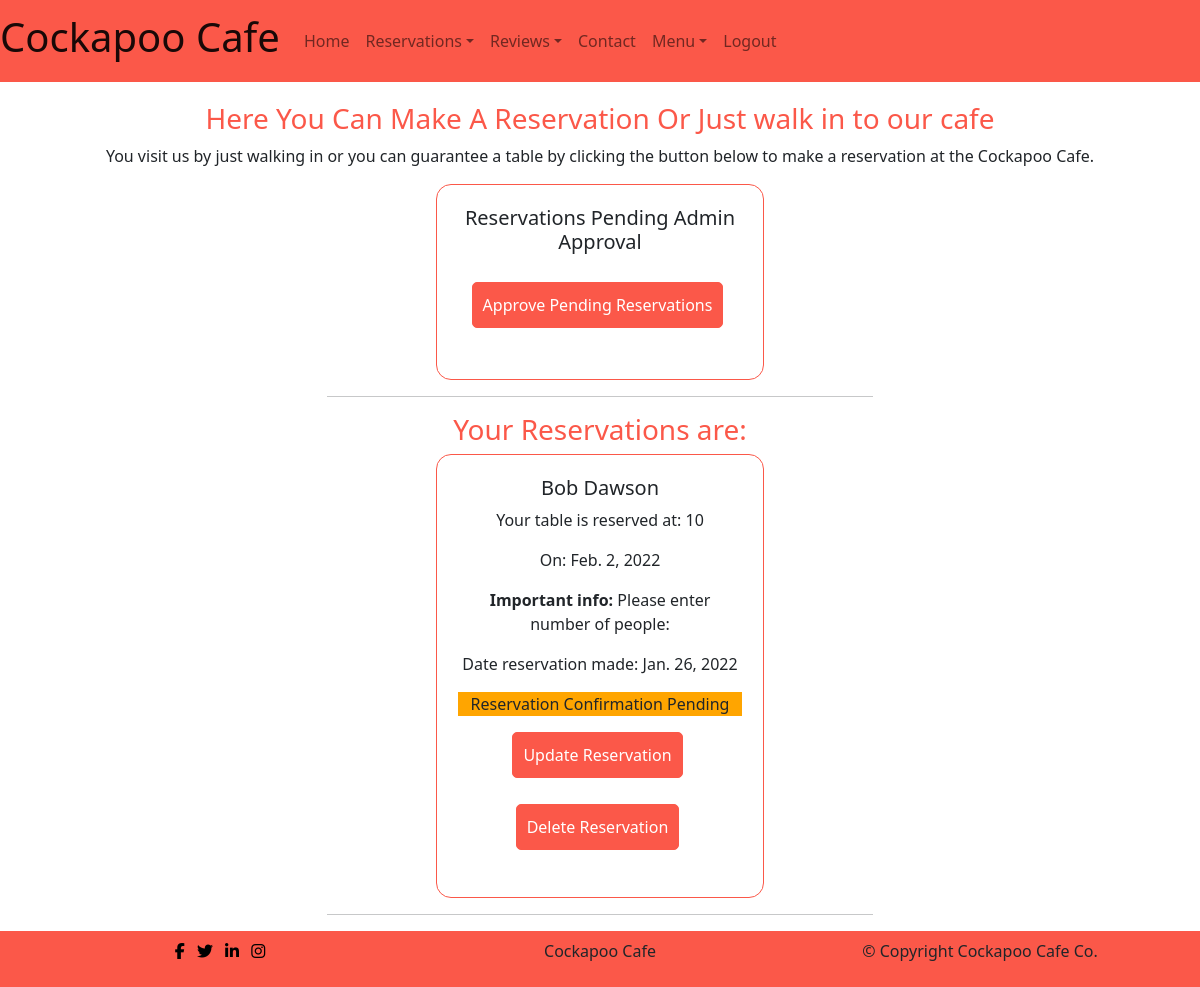
/reservation/ (signed in), run on the app's committed database.
### reservation/models.py (models this page shows, shortened)
class Reservation(models.Model):
    first_name = models.CharField(max_length=100, unique=False)
    last_name = models.CharField(max_length=100, unique=False)
    email = models.EmailField(max_length=100, unique=False)
    phone = models.CharField(validators=[Phone_Regex], max_length=60,
                             null=True, blank=True)
    time = models.CharField(max_length=100, choices=Reservation_Choices,
                            default='9')
    datetime = models.DateField(auto_now_add=False, null=True, blank=False)
    information = models.TextField(blank=False,
                                   default='Please enter number of people:')
    sent_date = models.DateField(auto_now_add=True)
    accepted = models.BooleanField(default=False)
    rejected = models.BooleanField(default=False)
    accepted_date = models.DateTimeField(auto_now=True, null=True)
    user = models.ForeignKey(User, blank=True, null=True,
                             on_delete=models.CASCADE)
    class Meta:
        ordering = ["datetime"]

### reservation/views.py (the view)
# urls.py: path('', views.ReservationListView.as_view(), name="reservation"),
class ReservationListView(ListView):
    model = Reservation
    queryset = Reservation.objects.all().order_by('datetime')
    template_name = 'reservation/reservation.html'

### reservation/templates/reservation/reservation.html (shortened to what this page needs)
{% extends 'base.html' %}
{% load static %}
{% block content %}
    {% if user.is_authenticated %}
    <div class=" container">
        <div class="res-title">
            <h3>Here You Can Make A Reservation Or Just walk in to our cafe</h3>
            <p>You visit us by just walking in or you can guarantee a table by clicking the button below to make a reservation at the Cockapoo Cafe.</p>
        </div>
        {% if request.user.is_superuser %}
            <div class="row row-cols-1 row-cols-md-2 g-4 justify-content-center made-reservation">
                <div class="col">
                    <div class="card">
                        <div class="card-body text-center">
                            <h5 class="card-title">Reservations Pending Admin Approval</h5>
                            <p class="inline-flex" id="make-reservation-btn"><a class="menu-btn" href="{% url 'approve_reservation' %}">Approve Pending Reservations</a></p>
                        </div>
                    </div>
                    <hr>
                </div>
            </div>
        {% endif %}
            <div>
                <h3>Your Reservations are:</h3>
            </div>
        {% for res in object_list %}
            {% if request.user.is_superuser %}
                <div class="row row-cols-1 row-cols-md-2 g-4 justify-content-center made-reservation">
                    <div class="col">
                        <div class="card">
                            <div class="card-body text-center">
                                <h5 class="card-title">{{ res.first_name }} {{ res.last_name }}</h5>
                                <p class="card-text">Your table is reserved at: {{ res.time }}</p>
                                <p class="card-text"> On: {{ res.datetime }}</p>
                                <p class="card-text"><strong>Important info:</strong> {{ res.information }}</p>
                                <p class="card-text">Date reservation made: {{ res.sent_date }}</p>
                                {% if res.accepted %}
                                    <p class="card-text confirmed-reservation">Reservation Confirmed!: {{ res.accepted_date }}</p>
                                {% elif res.rejected %}
                                    <p class="card-text rejected-reservation">Reservation Rejected</p>
                                {% else %}
                                    <p class="card-text pending-reservation">Reservation Confirmation Pending</p>
                                {% endif %}
                                <p class="inline-flex"><a href="{% url 'update_reservation' res.id %}" class="menu-btn">Update Reservation</a></p>
                                <p class="inline-flex"><a href="{% url 'delete_reservation' res.id %}" class="menu-btn">Delete Reservation</a></p>
                            </div>
                        </div>
                        <hr>
                    </div>
                </div>
            {% endif %}
        {% endfor %}
    </div>
    {% endif %}
{% endblock %}

### static/css/style.css (style rules this page uses)
body { min-height: 100vh; display: flex; flex-direction: column; }
.menu-btn { background-color: #fb5849; color: #fff; border: 1px solid #fb5849; padding: 10px; border-radius: 5px; margin-bottom: 10px; margin-right: 5px; text-decoration: none; }
.inline-flex { display: inline-flex; }
div.card { width: 60%; margin: 0 auto; margin-bottom: 10px;; }
.card { border: 1px solid #fb5849; border-radius: 15px; padding: 5px; }
h3 { color: #fb5849; text-align: center; }
.res-title { margin: 0 auto; text-align: center; }
#make-reservation-btn { text-align: center; margin: 20px auto; }
.pending-reservation { background-color: orange; }

### data on the page
Reservation: first_name "Bob", last_name "Dawson", time "10", datetime "Feb. 2, 2022", information "Please enter number of people:", sent_date "Jan. 26, 2022", accepted "Reservation Confirmation Pending"
